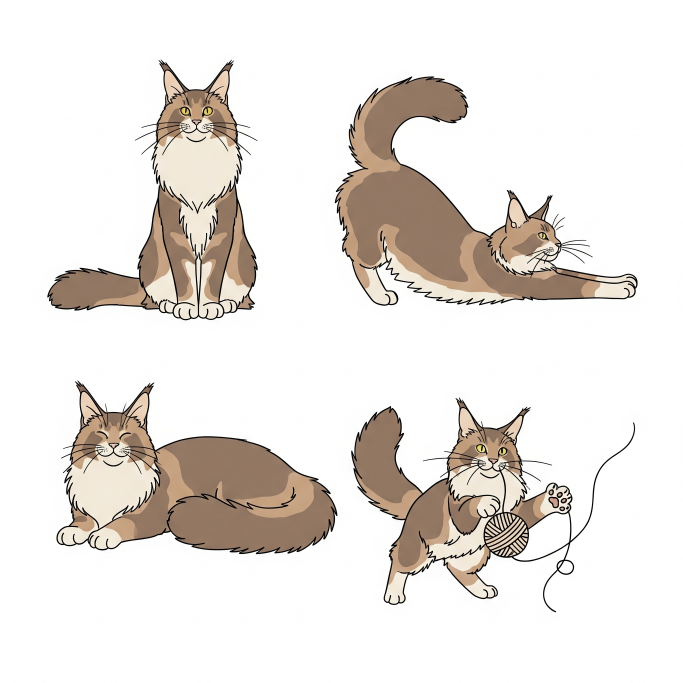
#> input picture assets/images/cats/american_shorthair.jpg, 2048 x 2048 px (shown at 1/3 size); its folder holds only this picture in this run
$ python sprite_generator.py
#> lines starting #> are read from the running program, lines starting #| are printed output that depends on the picture
#!/usr/bin/env python3
"""
精灵图生成工具
支持多种布局算法和输出格式，可生成对应的CSS/JSON映射文件
"""

import os
import sys
import json
from pathlib import Path
import logging
from PIL import Image
from typing import List, Tuple, Dict, Optional
import math

# =============================================================================
# 配置区域 - 修改这里的参数来自定义精灵图生成行为
# =============================================================================

# 精灵图配置
SPRITE_CONFIG = {
    # 布局算法
    'layout_algorithm': 'grid',  # 'grid', 'bin_packing', 'horizontal', 'vertical'

    # 网格布局参数
    'grid_columns': 4,           # 网格列数 (仅grid模式)
    'grid_rows': None,           # 网格行数 (None=自动计算)

    # 画布设置
    'max_width': 2048,           # 最大宽度
    'max_height': 2048,          # 最大高度
    'padding': 2,                # 图片间距
    'background_color': (0, 0, 0, 0),  # 背景颜色 (R, G, B, A)

    # 图片处理
    'resize_images': False,      # 是否统一调整图片大小
    'target_size': (64, 64),     # 目标尺寸 (仅当resize_images=True)
    'keep_aspect_ratio': True,   # 保持宽高比

    # 输出设置
    'output_format': 'PNG',      # 输出格式 PNG/JPEG
    'quality': 95,               # JPEG质量 (1-100)
    'generate_css': True,        # 生成CSS文件
    'generate_json': True,       # 生成JSON映射文件
    'css_class_prefix': 'sprite-',  # CSS类名前缀
}

# 输入配置
INPUT_CONFIG = {
    # 输入目录列表 - 支持多个文件夹
    'input_directories': [
        'assets/images/cats',
        'assets/images/items',
        # 可以添加更多目录
        # 'assets/images/backgrounds',
        # 'assets/images/ui',
    ],

    # 输出配置
    'output_directory': 'assets/sprite_sheets',
    'sprite_filename_template': '{folder_name}_sprite',  # 文件名模板，{folder_name}会被替换为文件夹名

    # 文件过滤
    'supported_formats': {'.png', '.jpg', '.jpeg', '.bmp', '.tiff', '.webp'},
    'sort_files': True,          # 按文件名排序

    # 多文件夹处理选项
    'process_all_folders': True,  # 是否处理所有文件夹
    'skip_empty_folders': True,   # 是否跳过空文件夹
}

# 日志配置
LOG_CONFIG = {
    'level': 'INFO',
    'format': '%(asctime)s - %(levelname)s - %(message)s'
}

# 设置日志
logging.basicConfig(level=getattr(logging, LOG_CONFIG['level']), format=LOG_CONFIG['format'])
logger = logging.getLogger(__name__)

class SpriteGenerator:
    """精灵图生成器"""

    def __init__(self):
        self.images = []
        self.image_info = []

    def load_images(self, input_dir: str) -> bool:
        """加载图片文件"""
        input_path = Path(input_dir)
        if not input_path.exists():
            logger.error(f"输入目录不存在: {input_dir}")
            return False

        # 收集图片文件
        image_files = set()
        for ext in INPUT_CONFIG['supported_formats']:
            # 使用不区分大小写的模式匹配
            image_files.update(input_path.glob(f'*{ext}'))
            # 如果扩展名是小写，也查找大写版本
            if ext.islower():
                image_files.update(input_path.glob(f'*{ext.upper()}'))

        # 转换为列表并排序
        image_files = sorted(list(image_files))

        if not image_files:
            logger.error(f"在目录 {input_dir} 中没有找到支持的图片文件")
            return False

        logger.info(f"找到 {len(image_files)} 个图片文件")

        # 加载图片
        for img_file in image_files:
            try:
                img = Image.open(img_file)

                # 处理图片
                if SPRITE_CONFIG['resize_images']:
                    img = self._resize_image(img, SPRITE_CONFIG['target_size'])

                # 确保图片有alpha通道
                if img.mode != 'RGBA':
                    img = img.convert('RGBA')

                self.images.append(img)
                self.image_info.append({
                    'filename': img_file.stem,
                    'original_path': str(img_file),
                    'size': img.size
                })

                logger.debug(f"加载图片: {img_file.name} ({img.size[0]}x{img.size[1]})")

            except Exception as e:
                logger.warning(f"无法加载图片 {img_file}: {e}")

        logger.info(f"成功加载 {len(self.images)} 张图片")
        return len(self.images) > 0

    # [27 lines left out: function _resize_image, not called in this run]

    def generate_sprite_sheet(self) -> Optional[Dict]:
        """生成精灵图"""
        if not self.images:
            logger.error("没有加载任何图片")
            return None

        algorithm = SPRITE_CONFIG['layout_algorithm']

        if algorithm == 'grid':
            return self._generate_grid_layout()
        elif algorithm == 'horizontal':
            return self._generate_horizontal_layout()
        elif algorithm == 'vertical':
            return self._generate_vertical_layout()
        elif algorithm == 'bin_packing':
            return self._generate_bin_packing_layout()
        else:
            logger.error(f"不支持的布局算法: {algorithm}")
            return None

    def _generate_grid_layout(self) -> Dict:
        """网格布局"""
        cols = SPRITE_CONFIG['grid_columns']
        rows = SPRITE_CONFIG['grid_rows'] or math.ceil(len(self.images) / cols)
        padding = SPRITE_CONFIG['padding']

        # 计算每个格子的大小（使用最大的图片尺寸）
        max_width = max(img.width for img in self.images)
        max_height = max(img.height for img in self.images)

        # 计算精灵图总尺寸
        sprite_width = cols * max_width + (cols - 1) * padding
        sprite_height = rows * max_height + (rows - 1) * padding

        # 检查尺寸限制
        if sprite_width > SPRITE_CONFIG['max_width'] or sprite_height > SPRITE_CONFIG['max_height']:
            logger.warning(f"精灵图尺寸 ({sprite_width}x{sprite_height}) 超过限制")

        # 创建精灵图
        sprite = Image.new('RGBA', (sprite_width, sprite_height), SPRITE_CONFIG['background_color'])

        # 放置图片并记录位置
        positions = []
        for i, (img, info) in enumerate(zip(self.images, self.image_info)):
            col = i % cols
            row = i // cols

            x = col * (max_width + padding)
            y = row * (max_height + padding)

            # 居中放置图片
            center_x = x + (max_width - img.width) // 2
            center_y = y + (max_height - img.height) // 2

            sprite.paste(img, (center_x, center_y), img)

            positions.append({
                'name': info['filename'],
                'x': center_x,
                'y': center_y,
                'width': img.width,
                'height': img.height,
                'grid_x': x,
                'grid_y': y,
                'grid_width': max_width,
                'grid_height': max_height
            })

        return {
            'sprite': sprite,
            'positions': positions,
            'layout': 'grid',
            'total_size': (sprite_width, sprite_height),
            'grid_size': (max_width, max_height),
            'grid_dimensions': (cols, rows)
        }

    # [152 lines left out: functions _generate_horizontal_layout, _generate_vertical_layout, _generate_bin_packing_layout, not called in this run]

    def save_sprite_sheet(self, sprite_data: Dict, output_dir: str, filename: str) -> bool:
        """保存精灵图和相关文件"""
        try:
            output_path = Path(output_dir)
            output_path.mkdir(parents=True, exist_ok=True)

            # 保存精灵图
            sprite_file = output_path / f"{filename}.{SPRITE_CONFIG['output_format'].lower()}"

            if SPRITE_CONFIG['output_format'].upper() == 'JPEG':
                # JPEG不支持透明度，需要转换
                rgb_sprite = Image.new('RGB', sprite_data['sprite'].size, (255, 255, 255))
                rgb_sprite.paste(sprite_data['sprite'], mask=sprite_data['sprite'].split()[-1])
                rgb_sprite.save(sprite_file, quality=SPRITE_CONFIG['quality'])
            else:
                sprite_data['sprite'].save(sprite_file, optimize=True)

            logger.info(f"精灵图已保存: {sprite_file}")

            # 生成CSS文件
            if SPRITE_CONFIG['generate_css']:
                css_file = output_path / f"{filename}.css"
                self._generate_css_file(sprite_data, css_file, sprite_file.name)
                logger.info(f"CSS文件已生成: {css_file}")

            # 生成JSON文件
            if SPRITE_CONFIG['generate_json']:
                json_file = output_path / f"{filename}.json"
                self._generate_json_file(sprite_data, json_file, sprite_file.name)
                logger.info(f"JSON文件已生成: {json_file}")

            return True

        except Exception as e:
            logger.error(f"保存精灵图失败: {e}")
            return False

    def _generate_css_file(self, sprite_data: Dict, css_file: Path, sprite_filename: str):
        """生成CSS文件"""
        css_content = [
            f"/* 精灵图CSS - 由sprite_generator.py自动生成 */",
            f"/* 精灵图文件: {sprite_filename} */",
            f"/* 布局: {sprite_data['layout']} */",
            f"/* 总尺寸: {sprite_data['total_size'][0]}x{sprite_data['total_size'][1]} */",
            "",
            f".{SPRITE_CONFIG['css_class_prefix']}base {{",
            f"    background-image: url('{sprite_filename}');",
            f"    background-repeat: no-repeat;",
            f"    display: inline-block;",
            f"}}",
            ""
        ]

        for pos in sprite_data['positions']:
            class_name = f"{SPRITE_CONFIG['css_class_prefix']}{pos['name']}"
            css_content.extend([
                f".{class_name} {{",
                f"    background-position: -{pos['x']}px -{pos['y']}px;",
                f"    width: {pos['width']}px;",
                f"    height: {pos['height']}px;",
                f"}}",
                ""
            ])

        with open(css_file, 'w', encoding='utf-8') as f:
            f.write('\n'.join(css_content))

    def _generate_json_file(self, sprite_data: Dict, json_file: Path, sprite_filename: str):
        """生成JSON映射文件"""
        json_data = {
            'meta': {
                'image': sprite_filename,
                'format': SPRITE_CONFIG['output_format'],
                'size': {
                    'w': sprite_data['total_size'][0],
                    'h': sprite_data['total_size'][1]
                },
                'layout': sprite_data['layout'],
                'generated_by': 'sprite_generator.py'
            },
            'frames': {}
        }

        for pos in sprite_data['positions']:
            json_data['frames'][pos['name']] = {
                'frame': {
                    'x': pos['x'],
                    'y': pos['y'],
                    'w': pos['width'],
                    'h': pos['height']
                },
                'rotated': False,
                'trimmed': False,
                'spriteSourceSize': {
                    'x': 0,
                    'y': 0,
                    'w': pos['width'],
                    'h': pos['height']
                },
                'sourceSize': {
                    'w': pos['width'],
                    'h': pos['height']
                }
            }

        with open(json_file, 'w', encoding='utf-8') as f:
            json.dump(json_data, f, indent=2, ensure_ascii=False)


def main():
    """主函数"""
    print("🎨 精灵图生成工具")
    print("="*50)

    # 显示配置信息
    print(f"📂 输出目录: {INPUT_CONFIG['output_directory']}")
    print(f"🎯 布局算法: {SPRITE_CONFIG['layout_algorithm']}")
    print(f"📏 最大尺寸: {SPRITE_CONFIG['max_width']}x{SPRITE_CONFIG['max_height']}")
    print(f"🔧 图片间距: {SPRITE_CONFIG['padding']}px")
    if SPRITE_CONFIG['layout_algorithm'] == 'grid':
        print(f"📊 网格设置: {SPRITE_CONFIG['grid_columns']} 列")
    print(f"📁 处理文件夹: {len(INPUT_CONFIG['input_directories'])} 个")
    print("="*50)

    # 统计信息
    total_processed = 0
    total_success = 0
    total_failed = 0

    # 处理每个文件夹
    for input_dir in INPUT_CONFIG['input_directories']:
        print(f"\n🔄 处理文件夹: {input_dir}")
        print("-" * 30)

        # 创建生成器
        generator = SpriteGenerator()

        # 加载图片
        if not generator.load_images(input_dir):
#> in load_images, img is the input picture: PIL image 2048x2048 RGB; mean R, G, B 233.9, 229.2, 224.9
            if INPUT_CONFIG['skip_empty_folders']:
                logger.warning(f"跳过空文件夹: {input_dir}")
                continue
            else:
                logger.error(f"无法加载图片: {input_dir}")
                total_failed += 1
                continue

        total_processed += 1
#> total_processed = 1

        # 生成精灵图
        logger.info("开始生成精灵图...")
        sprite_data = generator.generate_sprite_sheet()
#> in _generate_grid_layout, `max_width = max(img.width for img in self.images)`: max_width = 2048
#> in _generate_grid_layout, `sprite_width = cols * max_width + (cols - 1) * padding`: sprite_width = 8198
#> in _generate_grid_layout, `sprite_height = rows * max_height + (rows - 1) * padding`: sprite_height = 2048
#> in _generate_grid_layout, `sprite = Image.new('RGBA', (sprite_width, sprite_height), SPRITE_CONFI..`: sprite: PIL image 8198x2048 RGBA; every value is 0
#> the loop in _generate_grid_layout, `for i, (img, info) in enumerate(zip(self.images, self.image_info)):` made 1 pass
#> (col, row, x, y, center_x, center_y) on pass 1: (0, 0, 0, 0, 0, 0)
#> after the loop in _generate_grid_layout, `for i, (img, info) in enumerate(zip(self.images, self.image_info)):`:
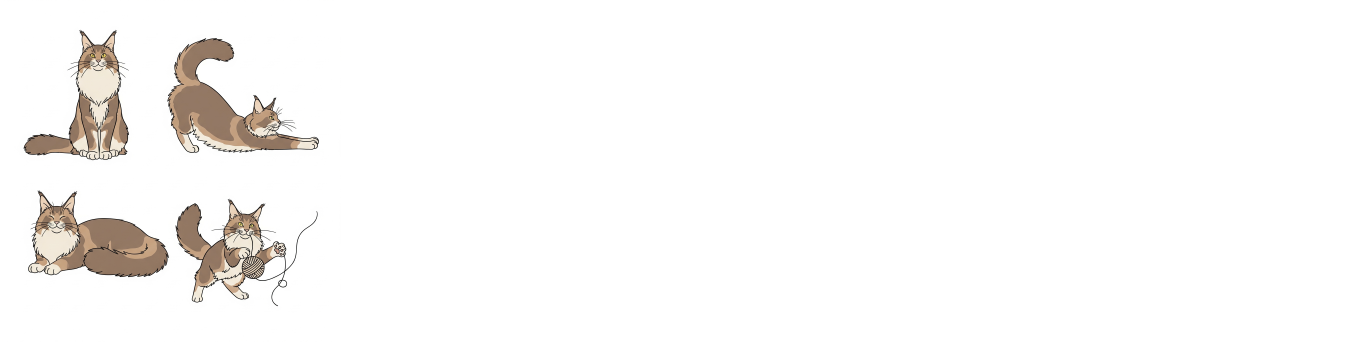
#> sprite: PIL image 8198x2048 RGBA (shown at 1/6 size); mean R, G, B, A 58.4, 57.2, 56.2, 63.7; transparent parts drawn white
#> after the loop in _generate_grid_layout, `for i, (img, info) in enumerate(zip(self.images, self.image_info)):`: positions = 1 item
#> sprite_data = 6 items

        if not sprite_data:
            logger.error("精灵图生成失败")
            total_failed += 1
            continue

        # 生成输出文件名
        folder_name = Path(input_dir).name
        sprite_filename = INPUT_CONFIG['sprite_filename_template'].format(folder_name=folder_name)

        # 保存文件
        success = generator.save_sprite_sheet(
            sprite_data,
            INPUT_CONFIG['output_directory'],
            sprite_filename
        )
#> in _generate_css_file, `css_content = [ f"/* 精灵图CSS - 由sprite_generator.py自动生成 */", f"/* 精灵图文件..`: css_content = 11 items, first 6: '/* 精灵图CSS - 由sprite_generator.py自动生成 */', '/* 精灵图文件: cats_sprite.png */', '/* 布局: grid */', '/* 总尺寸: 8198x2048 */', '', '.sprite-base {'
#> the loop in _generate_css_file, `for pos in sprite_data['positions']:` made 1 pass
#> class_name on pass 1: 'sprite-american_shorthair'
#> after the loop in _generate_css_file, `for pos in sprite_data['positions']:`: css_content = 17 items, first 6: '/* 精灵图CSS - 由sprite_generator.py自动生成 */', '/* 精灵图文件: cats_sprite.png */', '/* 布局: grid */', '/* 总尺寸: 8198x2048 */', '', '.sprite-base {'
#> the loop in _generate_json_file, `for pos in sprite_data['positions']:` made 1 pass
#> after the loop in _generate_json_file, `for pos in sprite_data['positions']:`: json_data = 2 items
#> success = True

        if success:
            print(f"✅ 完成: {folder_name}")
            print(f"📊 尺寸: {sprite_data['total_size'][0]}x{sprite_data['total_size'][1]}")
#| 📊 尺寸: 8198x2048
            print(f"🖼️ 图片: {len(sprite_data['positions'])} 张")
#| 🖼️ 图片: 1 张
            total_success += 1
        else:
            logger.error("保存文件失败")
            total_failed += 1

    # 打印总结
    print("\n" + "="*50)
    print("🎉 批量精灵图生成完成!")
    print(f"📁 处理文件夹: {total_processed} 个")
#| 📁 处理文件夹: 1 个
    print(f"✅ 成功: {total_success} 个")
    print(f"❌ 失败: {total_failed} 个")
    print(f"💾 输出格式: {SPRITE_CONFIG['output_format']}")
    if SPRITE_CONFIG['generate_css']:
        print("📄 已生成CSS文件")
    if SPRITE_CONFIG['generate_json']:
        print("📋 已生成JSON映射文件")
    print("="*50)

    if total_failed > 0:
        sys.exit(1)


if __name__ == '__main__':
    main()
